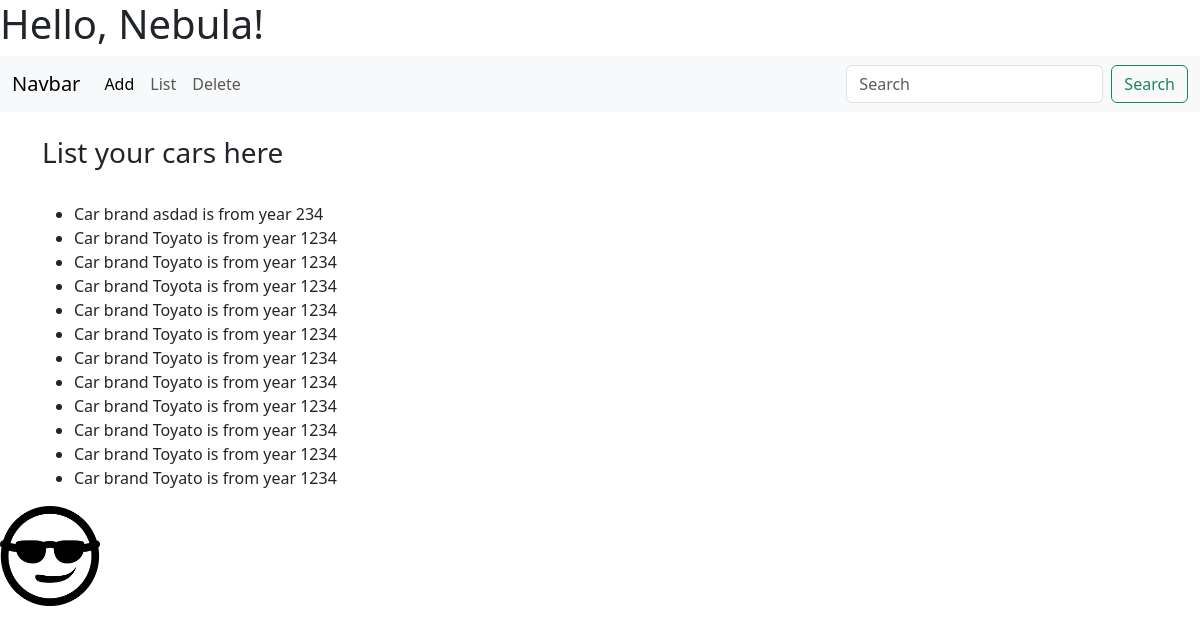
The page /cars/list/ on the database its author committed.
### cars/models.py (models this page shows)
class CarsModel(models.Model):
    brand = models.CharField(max_length=30)
    year = models.IntegerField()
    def __str__(self) -> str:
        return f'Car brand {self.brand} is from year {self.year}'

### cars/views.py (the view)
# urls.py: path('list/', views.list_view, name="list"),
def list_view(request):
    cars_list = models.CarsModel.objects.all()
    print(f"Cars list {cars_list}")
    data = {
        "cars": cars_list
    }
    return render(request, 'cars/list.html', context=data)

### cars/templates/cars/list.html
{% extends 'base.html' %}
{% block content %}
<div class="container">
    <br>
        <h3>List your cars here</h3>
    <br>
    <ul>
        {% if cars|length == 0 %}
            <h4>No cars found</h4>
        {% else %}
            {% for car in cars %}
                <li>{{car}}</li>
            {% endfor %}
        {% endif %}
    </ul>
</div>
{% endblock content %}

### rows shown on the page
CarsModel: brand+year "Car brand asdad is from year 234"
CarsModel: brand+year "Car brand Toyato is from year 1234"
CarsModel: brand+year "Car brand Toyato is from year 1234"
CarsModel: brand+year "Car brand Toyota is from year 1234"
CarsModel: brand+year "Car brand Toyato is from year 1234"
CarsModel: brand+year "Car brand Toyato is from year 1234"
CarsModel: brand+year "Car brand Toyato is from year 1234"
CarsModel: brand+year "Car brand Toyato is from year 1234"
CarsModel: brand+year "Car brand Toyato is from year 1234"
CarsModel: brand+year "Car brand Toyato is from year 1234"
CarsModel: brand+year "Car brand Toyato is from year 1234"
CarsModel: brand+year "Car brand Toyato is from year 1234"
